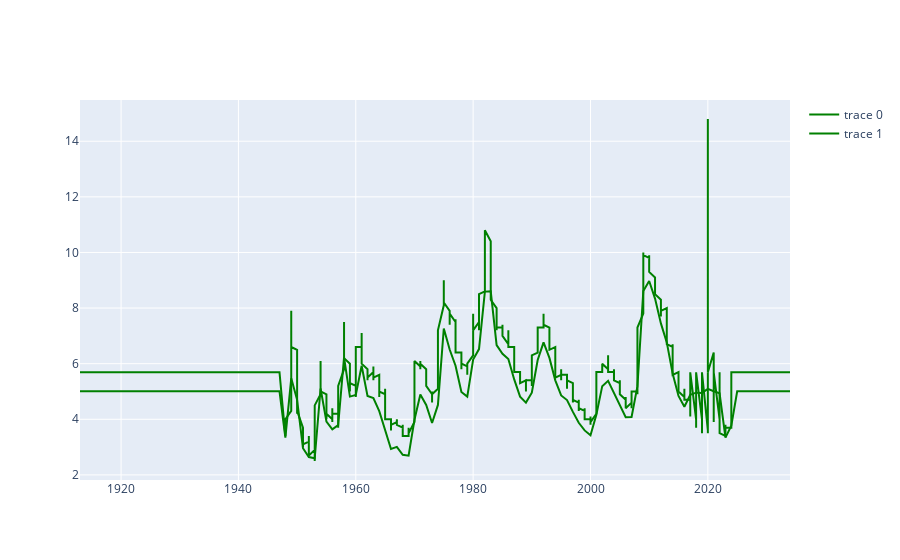

Notebook source saved alongside this figure:
### Code cell
df['YEAR'] = df['DATE'].dt.year
month_df = df.groupby('YEAR')['Unempl: 20y+'].mean().reset_index()

fig = go.Figure()


fig.add_trace(go.Scatter(x = month_df["YEAR"], y = month_df['Unempl: 20y+'], mode= "lines"))
fig.add_trace(go.Scatter(x = df['YEAR'], y = df['Unempl Rate'], mode ='lines'))       
fig.update_traces(marker_color='green')
fig.show()
